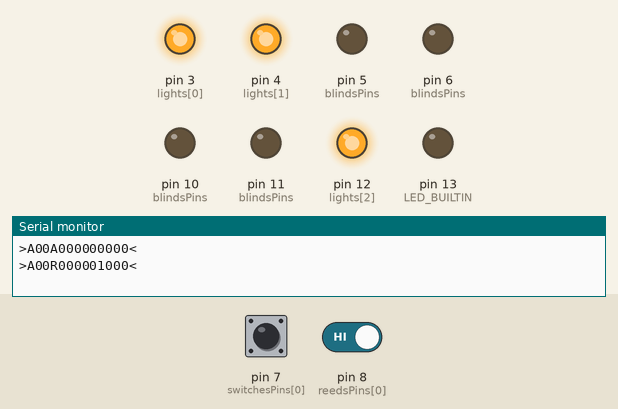
Simulated run of this sketch. Board: Arduino Uno, built with avr-gcc and run on an emulated ATmega328P. Shown: output pins drawn as LEDs (lit = HIGH), the last lines printed to the serial monitor. The inputs (shaded band) are chosen by the test bench; at power-on: pin 7 (switchesPins[0]) HIGH, pin 8 (reedsPins[0]) HIGH.

Above: at 1.2 s.
1.3 s: pin 7 (switchesPins[0]) pulled LOW for 0.15 s
At 2.8 s:
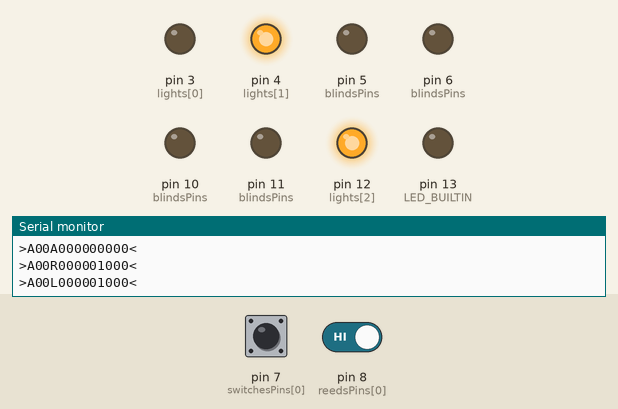
4.4 s: pin 7 (switchesPins[0]) pulled LOW for 1 s
At 6.4 s:
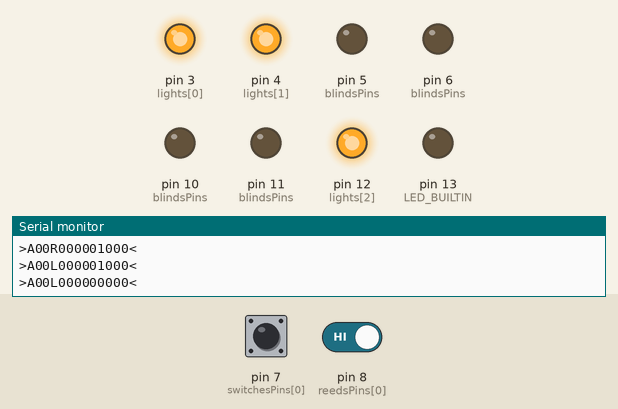
6.9 s: pin 7 (switchesPins[0]) pulled LOW for 3.2 s
At 11.2 s:
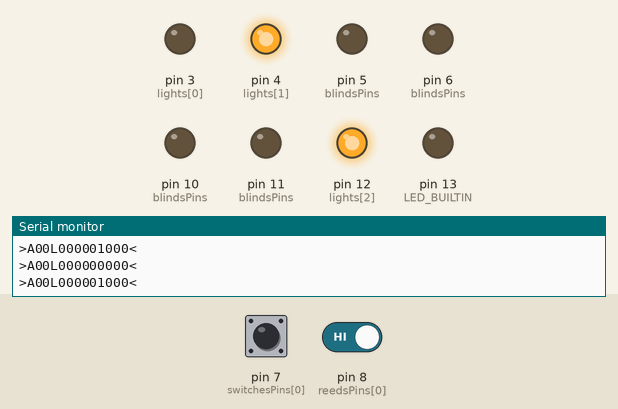
Timing chart, 0 to 12.6 s (numbered marks = the images above; inputs shaded):
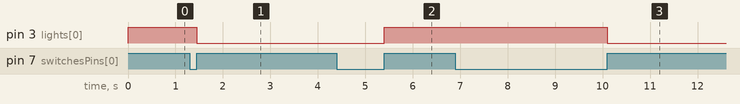

The sketch:

mhome.ino
```cpp
#include <DallasTemperature.h>
#include <OneWire.h>

#define RELAY_ON LOW
#define RELAY_OFF HIGH

/* ------------------------------------
      MESSAGE AUX
------------------------------------ */

// Temperature
#define AUX_TEMP_ABOVE_ZERO 0
#define AUX_TEMP_BELOW_ZERO 1

// Blind
#define AUX_BLIND_STATUS_IDLE 0
#define AUX_BLIND_STATUS_MOVING_UP 1
#define AUX_BLIND_STATUS_MOVING_DOWN 2

/* ------------------------------------
      COMMANDS
------------------------------------ */

#define CMD_READY 'A' // Arduino is ready to listen for commands
#define CMD_INVALID 'X'
#define CMD_ERROR 'Y' // TODO: Merge INVALID and ERROR into one command?

#define CMD_LIGHT_SET 'S'
#define CMD_LIGHT_QUERY 'L'
#define CMD_LIGHT_RESPONSE 'L'

#define CMD_THERMOMETER_REQUEST 'T'
#define CMD_THERMOMETER_RESPONSE 'T'

#define CMD_BLIND_SET 'B'
#define CMD_BLIND_RESPONSE 'B'

#define CMD_REED_REQUEST 'R'
#define CMD_REED_RESPONSE 'R'

// RequestId to use when message is not a response to request
#define NO_REQUEST_ID "A00"

int sign(int value) {
  if (value > 0)
    return 1;
  else if (value < 0)
    return -1;
  else
    return 0;
}

/* ------------------------------------
      MESSAGE
------------------------------------ */

const byte MESSAGE_LENGTH = 13;
char messageBuffer[MESSAGE_LENGTH];
byte messageIndex = 0;

void resetMessage() {
  messageIndex = 0;
  for (byte i = 0; i < MESSAGE_LENGTH; i++) messageBuffer[i] = '0';
}

String toStringWithLeadingZeros(int number) {
  String str;
  if (number < 10)
    str = "00";
  else if (number < 100)
    str = "0";
  str.concat(String(number));
  return str;
}

void sendMessage(String requestId, char command, int element, int value, int aux) {
  String msg = ">";

  msg.concat(requestId);
  msg.concat(command);
  msg.concat(toStringWithLeadingZeros(element));
  msg.concat(toStringWithLeadingZeros(value));
  msg.concat(toStringWithLeadingZeros(aux));

  msg.concat("<");

  Serial.println(msg);
}

/* ------------------------------------
      PINS GROUPS
------------------------------------ */

const byte SWITCHES_SIZE = 1;
const byte LIGHTS_SIZE = 18;
const byte THERMOMETERS_SIZE = 2;
const byte REEDS_SIZE = 1;
const byte BLINDS_SIZE = 2;

const byte ONE_WIRE_BUS = 2; // OneWire pin
#define TEMPERATURE_PRECISION 9

// SWITCHES
const unsigned long SWITCH_DEBOUNCE_TIME = 300;

byte switchesPins[SWITCHES_SIZE] = {7};
byte switchesState[SWITCHES_SIZE] = {LOW}; // the current reading from the input pin
byte previousSwitchesState[SWITCHES_SIZE] = {LOW};
unsigned long switchesTimes[SWITCHES_SIZE] = {0}; // the last time the output pin was toggled

// LIGHTS
byte lights[LIGHTS_SIZE] = {3, 4, 12, 12, 12, 12, 12, 12, 12, 12, 12, 12, 12, 12, 12, 12, 12, 12}; // LIGHTS //TODO: Change this to lightsPin
byte lightsValue[LIGHTS_SIZE];
int mapSwitchToLight[SWITCHES_SIZE] = {0};

// THEREMOMETERS
byte thermometers[THERMOMETERS_SIZE][8] = {
    {0x28, 0x37, 0xF6, 0xBC, 0x8, 0x0, 0x0, 0xEA}, // Wenętrzny
    {0x28, 0x7, 0xEC, 0xBC, 0x8, 0x0, 0x0, 0xC6}   // Zewnętrzny
};

// REEDS
const unsigned long REEDS_DEBOUNCE_TIME = 300;

byte reedsPins[REEDS_SIZE] = {8}; // REED SWTICH
byte reedsState[REEDS_SIZE] = {LOW};
byte previousReedsState[REEDS_SIZE] = {LOW};
unsigned long reedsTimes[REEDS_SIZE] = {0};

// BLINDS
byte blindsPins[BLINDS_SIZE][2] = {{10, 11}, {5, 6}}; // Dwa kierunki
byte blindsPosition[BLINDS_SIZE] = {0, 0};
byte blindsStatus[BLINDS_SIZE] = {AUX_BLIND_STATUS_IDLE, AUX_BLIND_STATUS_IDLE};
unsigned long blindsTime[BLINDS_SIZE] = {millis(), millis()};
byte blindsRequestedPosition[BLINDS_SIZE] = {0, 0};

unsigned long int lastBlindTime = 0; //TEMP
int requestedBlindPosition = 0;

/* ------------------------------------
      SETUP
------------------------------------ */

// Setup a oneWire instance to communicate with any OneWire devices
OneWire oneWire(ONE_WIRE_BUS);
DallasTemperature sensors(&oneWire);

void setup() {
  // Set built in led to be disabled by default
  pinMode(LED_BUILTIN, OUTPUT);
  digitalWrite(LED_BUILTIN, LOW);

  // Baud rate of 9600 causes errors when receiving large number of messages
  // in short time (eg. when switching all lights on and off)
  Serial.begin(57600);
  sendMessage(NO_REQUEST_ID, CMD_READY, 0, 0, 0);

  // SWITCHES
  for (byte i = 0; i < SWITCHES_SIZE; i++) {
    pinMode(switchesPins[i], INPUT);
  }

  // LIGHTS
  for (byte i = 0; i < LIGHTS_SIZE; i++) {
    pinMode(lights[i], OUTPUT);
    lightsValue[i] = 0;
    digitalWrite(lights[i], RELAY_OFF);
  }

  // THERMOMETERS
  sensors.begin();
  for (byte i = 0; i < THERMOMETERS_SIZE; i++) {
    sensors.setResolution(thermometers[i], TEMPERATURE_PRECISION);
  }

  // REEDS
  for (byte i = 0; i < REEDS_SIZE; i++) {
    pinMode(reedsPins[i], INPUT);
  }

  // BLINDS
  for (byte i = 0; i < BLINDS_SIZE; i++) {
    pinMode(blindsPins[i][0], OUTPUT);
    pinMode(blindsPins[i][1], OUTPUT);
  }
}

/* ------------------------------------
      LOOP
------------------------------------ */

void loop() {
  // SWITCHES
  for (byte i = 0; i < SWITCHES_SIZE; i++) {
    switchesState[i] = digitalRead(switchesPins[i]);
    byte lightIndex = mapSwitchToLight[i];
    if (
        switchesState[i] == HIGH &&
        previousSwitchesState[i] == LOW &&
        millis() - switchesTimes[i] > SWITCH_DEBOUNCE_TIME) {
      if (lightsValue[lightIndex] == HIGH)
        setLight(lightIndex, 0);
      else
        setLight(lightIndex, 1);

      switchesTimes[i] = millis();
    }

    previousSwitchesState[i] = switchesState[i];
  }

  // REEDS
  for (byte i = 0; i < REEDS_SIZE; i++) {
    byte state = digitalRead(reedsPins[i]);
    if (state != previousReedsState[i])
      reedsTimes[i] = millis();

    if (millis() - reedsTimes[i] > REEDS_DEBOUNCE_TIME) {
      if (state != reedsState[i]) {
        reedsState[i] = state;
        byte value = state == LOW ? 0 : 1;
        sendMessage(NO_REQUEST_ID, CMD_REED_RESPONSE, i, value, 0);
      }
    }

    previousReedsState[i] = state;
  }

  // BLINDS
  for (byte i = 0; i < BLINDS_SIZE; i++) {
    if (millis() - blindsTime[i] > 100) {
      blindsTime[i] = millis();
      if (blindsPosition[i] != blindsRequestedPosition[i]) {
        blindsPosition[i] += sign(blindsRequestedPosition[i] - blindsPosition[i]);

        if (blindsPosition[i] == blindsRequestedPosition[i]) {
          blindsStatus[i] = AUX_BLIND_STATUS_IDLE;
          digitalWrite(blindsPins[i][0], LOW);
          digitalWrite(blindsPins[i][1], LOW);
          sendMessage(NO_REQUEST_ID, CMD_BLIND_RESPONSE, i, blindsPosition[i], blindsStatus[i]);
        } else if (blindsPosition[i] % 10 == 0) {
          sendMessage(NO_REQUEST_ID, CMD_BLIND_RESPONSE, i, blindsPosition[i], blindsStatus[i]);
        }
      }
    }
  }

  // SERIAL
  if (Serial.available() > 0) {
    char received = Serial.read();
    switch (received) {
      case '>':
        messageIndex = 0;
        break;
      case '<':
        if (messageIndex != MESSAGE_LENGTH) { // Message too short
          invalidMessage();
          return;
        }
        processMessage();
        break;
      default:
        if (messageIndex > MESSAGE_LENGTH - 1) { // Exceded message length, invalid message
          invalidMessage();
          return;
        }
        messageBuffer[messageIndex++] = received;
        break;
    }
  }
}

/* ------------------------------------
      PROCESS MESSAGE
------------------------------------ */

void processMessage() {
  char requestId[4];
  char command = messageBuffer[3];
  char element[4];
  char value[4];
  char auxilary[4];

  strncpy(requestId, messageBuffer, 3);
  strncpy(element, messageBuffer + 4, 3);
  strncpy(value, messageBuffer + 7, 3);
  strncpy(auxilary, messageBuffer + 10, 3);

  requestId[3] = '\0';
  element[3] = '\0';
  value[3] = '\0';
  auxilary[3] = '\0';

  int elementId = atoi(element);
  int val = atoi(value);

  switch (command) {
    case CMD_LIGHT_SET:
      setLight(requestId, elementId, val);
      break;
    case CMD_LIGHT_QUERY:
      requestLight(requestId, elementId);
      break;
    case CMD_THERMOMETER_REQUEST:
      requestThermometer(requestId, elementId);
      break;
    case CMD_BLIND_SET:
      setBlind(requestId, elementId, val);
      break;
    default:
      sendMessage(requestId, CMD_ERROR, 0, 0, 0);
      break;
  }
}

void invalidMessage() {
  resetMessage();

  sendMessage(NO_REQUEST_ID, CMD_INVALID, 0, 0, 0);
}

/* ------------------------------------
      HANDLERS
------------------------------------ */

/* ---- LIGHTS ----*/

void requestLight(String requestId, int id) {
  if (id >= LIGHTS_SIZE) { // Invalid element ID
    sendMessage(requestId, CMD_ERROR, id, 0, 0);
    return;
  }

  int value = lightsValue[id];
  sendMessage(requestId, CMD_LIGHT_RESPONSE, id, value, 0);
}

void setLight(int id, int value) {
  setLight(NO_REQUEST_ID, id, value);
}
void setLight(String requestId, int id, int value) {
  if (id >= LIGHTS_SIZE) { // Invalid element ID
    sendMessage(requestId, CMD_ERROR, id, 0, 0);
    return;
  }

  if (value != 0 && value != 1) { // Invalid state
    sendMessage(requestId, CMD_ERROR, 0, value, 0);
    return;
  }

  lightsValue[id] = value;
  bool state = value == 1 ? RELAY_ON : RELAY_OFF;
  digitalWrite(lights[id], state);
  sendMessage(requestId, CMD_LIGHT_RESPONSE, id, value, 0);
}

/* ---- THERMOMETERS ---- */

void requestThermometer(String requestId, int id) {
  if (id >= THERMOMETERS_SIZE) { // Invalid element ID
    sendMessage(requestId, CMD_ERROR, id, 0, 0);
    return;
  }

  sensors.requestTemperatures();
  float tempC = sensors.getTempC(thermometers[id]);
  int intTempC = tempC * 10; // Multiply by 10 to preserve decimal value
  int belowZeroFlag = tempC < 0 ? AUX_TEMP_BELOW_ZERO : AUX_TEMP_ABOVE_ZERO;
  sendMessage(requestId, CMD_THERMOMETER_RESPONSE, id, intTempC, belowZeroFlag);
}

/* ---- BLINDS ---- */

void setBlind(String requestId, int id, int value) {
  if (value > 100) {
    sendMessage(requestId, CMD_ERROR, id, value, 0);
    return;
  }

  blindsTime[id] = millis();
  int currentPosition = blindsPosition[id];
  blindsRequestedPosition[id] = value;

  if (currentPosition < value) {
    blindsStatus[id] = AUX_BLIND_STATUS_MOVING_UP;

    digitalWrite(blindsPins[id][0], HIGH);
  } else if (currentPosition > value) {
    blindsStatus[id] = AUX_BLIND_STATUS_MOVING_DOWN;

    digitalWrite(blindsPins[id][1], HIGH);
  }

  sendMessage(requestId, CMD_BLIND_RESPONSE, id, currentPosition, blindsStatus[id]);
}
```

Measured:
- after the input at 1.3 s, pin 3 (lights[0]): HIGH → LOW after 0.15 s
- after the input at 4.4 s, pin 3 (lights[0]): LOW → HIGH after 1.0 s
- after the input at 6.9 s, pin 3 (lights[0]): HIGH → LOW after 3.2 s
